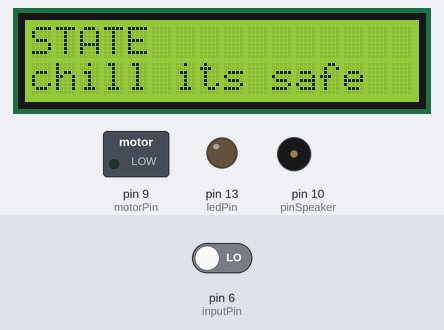
A sketch run on a simulated Arduino Uno, built with avr-gcc and run on an emulated ATmega328P. On the bench: 16×2 character LCD, switched loads named in the sketch (green lamp = pin HIGH), output pins drawn as LEDs (lit = HIGH), buzzer (waves = sounding). The test bench sets the inputs (shaded band); at power-on: pin 6 (inputPin) LOW. What the sketch prints to the serial monitor is not drawn.

Above: at 1.2 s.
1.3 s: pin 6 (inputPin) driven HIGH
At 1.43 s:
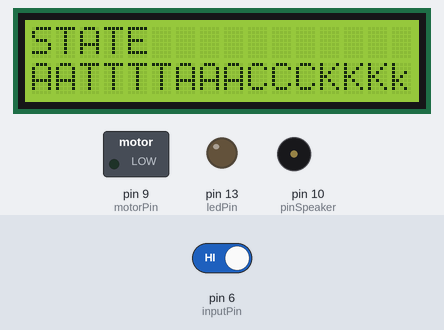
At 2.0 s:
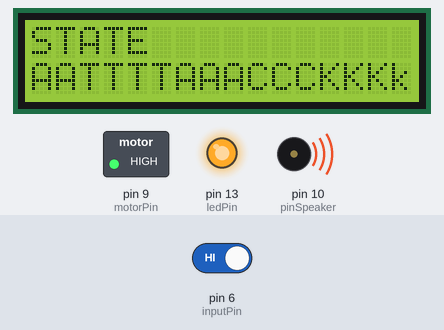
3.1 s: pin 6 (inputPin) driven LOW
At 3.49 s:
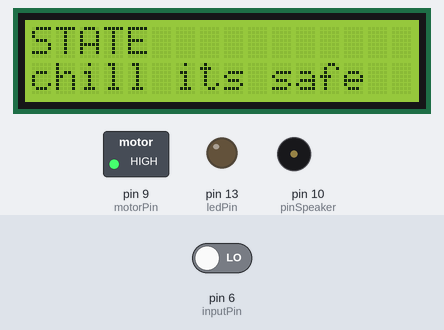
Timing chart, 0 to 6.1 s (numbered marks = the images above; inputs shaded):
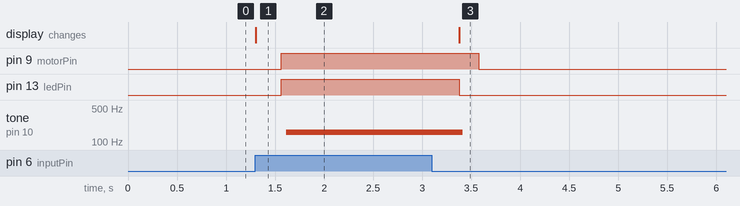

Measured:
- after the input at 1.3 s, pin 9 (motorPin), pin 13 (ledPin): LOW → HIGH after 0.26 s; tone on pin 10 (pinSpeaker): silent → 160 Hz after 0.32 s; the display: changes at once (image 1)
- after the input at 3.1 s, pin 9 (motorPin): HIGH → LOW after 0.48 s; pin 13 (ledPin): HIGH → LOW after 0.28 s; tone on pin 10 (pinSpeaker): 160 Hz → silent after 0.32 s; the display: changes after 0.28 s (image 3)

The sketch:

arduino_final.ino
```cpp
#include <LiquidCrystal.h>
LiquidCrystal lcd(12,11,5,4,3,2);
int inputPin = 6;
int val = 0;
int pirState = LOW;
int motorState = 0;
int ledPin = 13;
const int motorPin = 9;
int pinSpeaker = 10;


void setup()
{
    pinMode(ledPin, OUTPUT);
          pinMode(pinSpeaker, OUTPUT);
  pinMode(inputPin, INPUT);
  lcd.begin(16, 2);

  lcd.clear();

  lcd.print("STATE");

  pinMode(motorPin, OUTPUT);
Serial.begin(9600);
}
int counter = 0;


void loop()
{
    lcd.setCursor(0,1);

  val = digitalRead(inputPin);
    Serial.println(val);
  if (val == HIGH){
    lcd.print("AATTTTAAACCCKKKk");
    if( motorState  == 0 )
    {      motorOn();
          motorState = 1;
    }
    digitalWrite(ledPin, HIGH);
    playTone(300, 160);
  }

  if (val == LOW) {
    counter++;
    lcd.print("chill its safe  ");
    if(motorState == 1 && counter > 500)
    {
        motorOff();
        motorState= 0;
        counter = 0;
    }
       digitalWrite(ledPin, LOW);
        playTone(0, 0);

  }

}

void playTone(long duration, int freq) {
    duration *= 1000;
    int period = (1.0 / freq) * 1000000;
    long elapsed_time = 0;
    while (elapsed_time < duration) {
        digitalWrite(pinSpeaker,HIGH);
        delayMicroseconds(period / 2);
        digitalWrite(pinSpeaker, LOW);
        delayMicroseconds(period / 2);
        elapsed_time += (period);
    }
}


void motorOn(){
   int speeds;
    int delayTime = 1;
    for(speeds = 0; speeds <= 255; speeds++)
  {
    analogWrite(motorPin,speeds);
    delay(delayTime);
  }

}

void motorOff(){
  digitalWrite(motorPin, LOW);

}
// This function turns the motor on and off like the blinking LED.
// Try different values to affect the timing.

void motorOnThenOff()
{
  int onTime = 3000;  // milliseconds to turn the motor on
  int offTime = 3000; // milliseconds to turn the motor off

  digitalWrite(motorPin, HIGH); // turn the motor on (full speed)
  delay(onTime);                // delay for onTime milliseconds
  digitalWrite(motorPin, LOW);  // turn the motor off
  delay(offTime);               // delay for offTime milliseconds
}


// This function alternates between two speeds.
// Try different values to affect the timing and speed.

void motorOnThenOffWithSpeed()
{
  int Speed1 = 200;  // between 0 (stopped) and 255 (full speed)
  int Time1 = 3000;  // milliseconds for speed 1

  int Speed2 = 50;   // between 0 (stopped) and 255 (full speed)
  int Time2 = 3000;  // milliseconds to turn the motor off

  analogWrite(motorPin, Speed1);  // turns the motor On
  delay(Time1);                   // delay for onTime milliseconds
  analogWrite(motorPin, Speed2);  // turns the motor Off
  delay(Time2);                   // delay for offTime milliseconds
}


// This function slowly accelerates the motor to full speed,
// then back down to zero.

void motorAcceleration()
{
  int speed;
  int delayTime = 20; // milliseconds between each speed step

  // accelerate the motor

  for(speed = 0; speed <= 255; speed++)
  {
    analogWrite(motorPin,speed);	// set the new speed
    delay(delayTime);           	// delay between speed steps
  }

  // decelerate the motor

  for(speed = 255; speed >= 0; speed--)
  {
    analogWrite(motorPin,speed);	// set the new speed
    delay(delayTime);           	// delay between speed steps
  }
}


// This function will let you type a speed into the serial
// monitor window. Open the serial monitor using the magnifying-
// glass icon at the top right of the Arduino window. Then
// type your desired speed into the small text entry bar at the
// top of the window and click "Send" or press return. The motor
// will then operate at that speed. The valid range is 0 to 255.

void serialSpeed()
{
  int speed;

  Serial.println("Type a speed (0-255) into the box above,");
  Serial.println("then click [send] or press [return]");
  Serial.println();  // Print a blank line

  // In order to type out the above message only once,
  // we'll run the rest of this function in an infinite loop:

  while(true)  // "true" is always true, so this will loop forever.
  {
    // First we check to see if incoming data is available:

    while (Serial.available() > 0)
    {
      // If it is, we'll use parseInt() to pull out any numbers:

      speed = Serial.parseInt();

      // Because analogWrite() only works with numbers from
      // 0 to 255, we'll be sure the input is in that range:

      speed = constrain(speed, 0, 255);

      // We'll print out a message to let you know that the
      // number was received:

      Serial.print("Setting speed to ");
      Serial.println(speed);

      // And finally, we'll set the speed of the motor!

      analogWrite(motorPin, speed);
    }
  }
}
```
